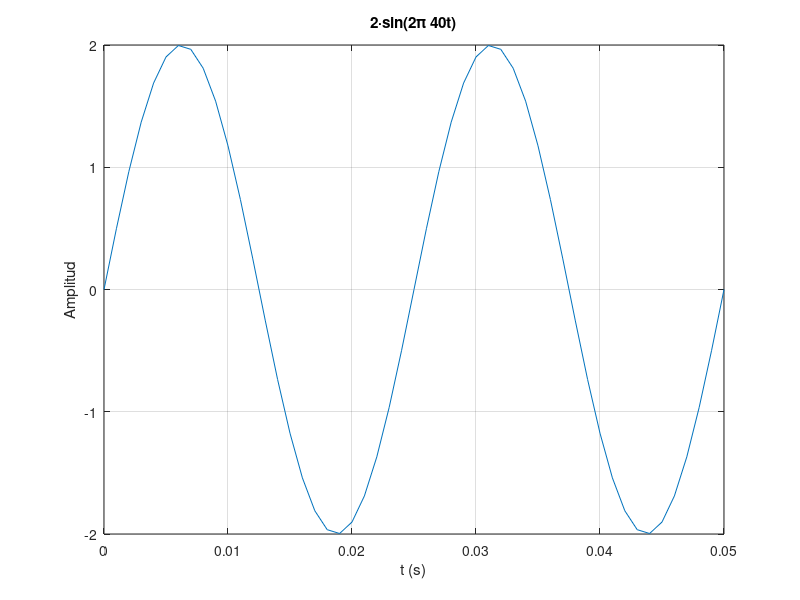

Write the MATLAB code that produced this figure.
% Ejemplo señal sinusoidal de 40 Hz de 2 ciclos y 3 segundos
Fo = 40;
To = 1/Fo;
fs = 1000;
Ts = 1/fs;
%señal de 2 periodos de duracion
t = 0:Ts:2*To;
x = 2*sin(2*pi*Fo*t);
%% Figura 10 del manual
figure(1)
plot(t,x), grid
xlabel('t (s)')
ylabel('Amplitud')
title('2·sin(2\pi 40t)')
Ener = trapz(t,x.^2);
Pm = trapz(t,x.^2)/(2*To);
Pm=1/length(x)*sum(x.^2);
%% Ejemplo: Potencia y energía de señales digitales en el dominio del tiempo
% Página. 23 del manual
%señal de 1 periodo de duracion
t = 0:Ts:To;
x = 2*sin(2*pi*Fo*t);
Ener = trapz(t,x.^2);  % Ener = 0.005
Ener = Ts*sum(x.^2);   % Ener = 0.005
Pm = trapz(t,x.^2)/3600;
N = length(x);
Pm=1/N*sum(x.^2);
% señal de 1 hora de duración:
t = 0:Ts:3600;
x = 2*sin(2*pi*Fo*t);
Ener = trapz(t,x.^2);  % Ener = 0.005
Ener = Ts*sum(x.^2);   % Ener = 0.005
Pm = trapz(t,x.^2)/3600;
N = length(x);
Pm=1/N*sum(x.^2);
